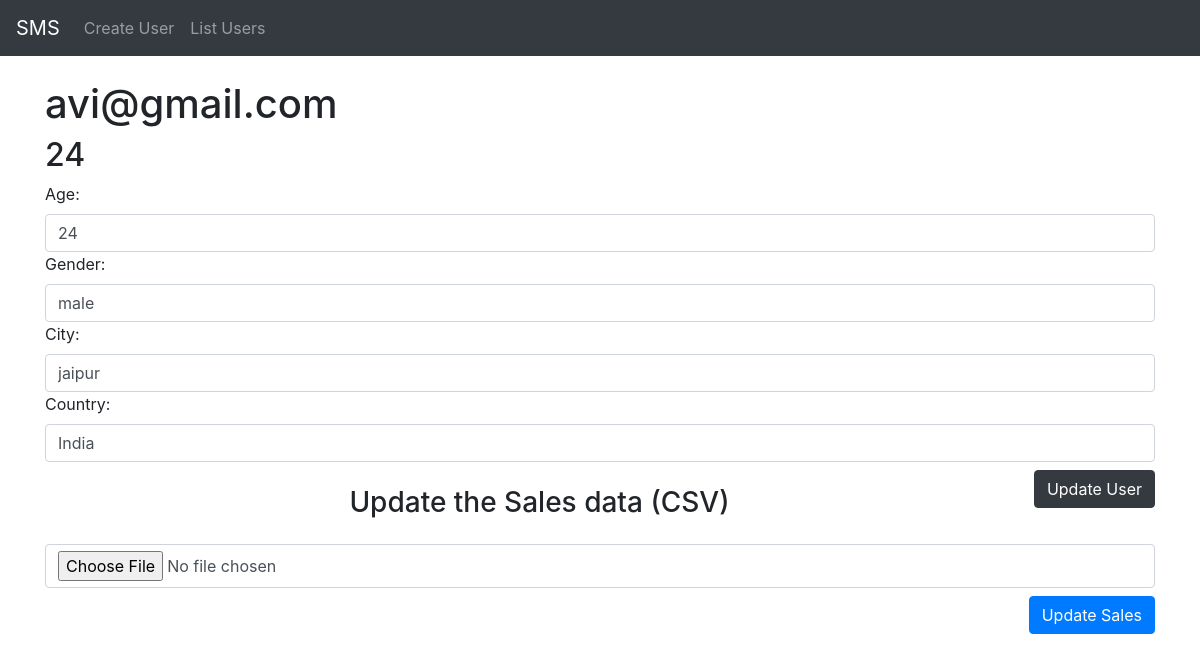
Screenshot of /update/2 with the database file from the repository.
### core/models.py (models this page shows, shortened)
class Profile(models.Model):
    user = models.OneToOneField(User, on_delete=models.CASCADE) # if user will delete profile will also delete usint models.cascade
    age = models.PositiveIntegerField(null=True) # null means it not required to have value while creating the object
    gender = models.CharField(max_length=6, null=True)
    city = models.CharField(max_length=40, null=True)
    country = models.CharField(max_length=40, null=True)

### core/views.py (the view, shortened to what this page needs)
# urls.py: path('update/<int:user_id>', update_user, name='update-user')
def update_user(request, user_id):
    user = User.objects.get(id=user_id) # get the user from database using user id
    profile = Profile.objects.get(user=user) # get the profile of perticular user
    form = ProfileForm(instance=profile)
    context = {"user": user, "user_profile": profile, "profile_form": form}
    return render(request, 'core/update_user.html', context)

### core/forms.py
class ProfileForm(forms.ModelForm):
    class Meta:
        model = Profile
        exclude = ('user',)
    def __init__(self, *args, **kwargs):
        super(ProfileForm, self).__init__(*args, **kwargs)
        for visible in self.visible_fields():
            visible.field.widget.attrs['class'] = 'form-control'

### core/templates/core/update_user.html (shortened to what this page needs)
{% extends 'core/base.html' %} {% block title%} Update User {{user.email}} {% endblock title %} {% block body %}
<div class="container mt-4">
    <h1>{{user.email}} </h1>
    <h2>{{user_profile.age}}</h2>
    <form action="" method="POST" name='update-form'>
        {% csrf_token %} {{profile_form}}
        <button name='user_submit' value='user_form' type="submit" class="mt-2 float-right btn btn-dark"> Update User</button>
    </form>
</div>
<div class="container mt-4">
    <h3 class="text-center mt-4">Update the Sales data (CSV)</h3>
    <form method="POST" name='sales-file' enctype="multipart/form-data">
        <input class="form-control mt-4" type="file" name='sales_file'>
        <button name='sales_submit' value='file_form' type='submit' class="btn btn-primary mt-2 float-right">Update Sales</button>
    </form>
</div>
{% endblock body%}

### rows the page displays
Profile: age "24", gender "male", city "jaipur", country "India"

### other values shown
{{ user.email }} "avi@gmail.com"
